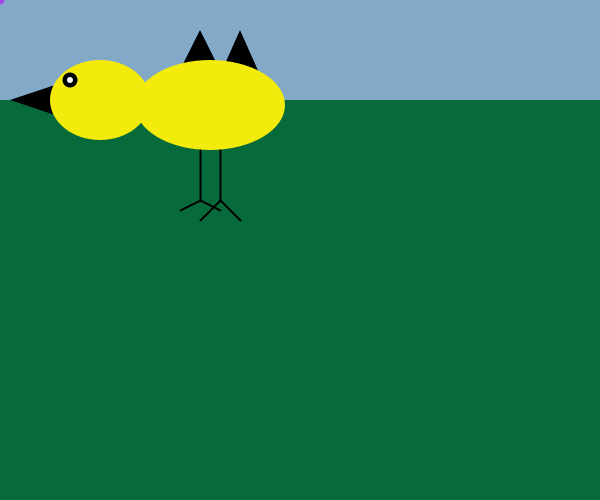
Frame 1 (no input)
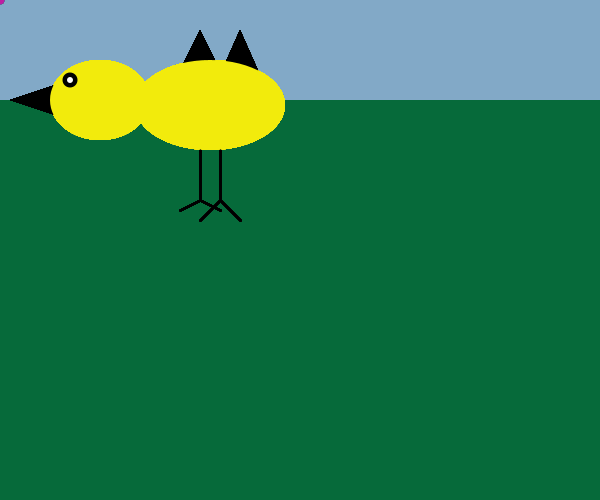
Frame 60 (the mouse pressed at the canvas centre just before this capture)
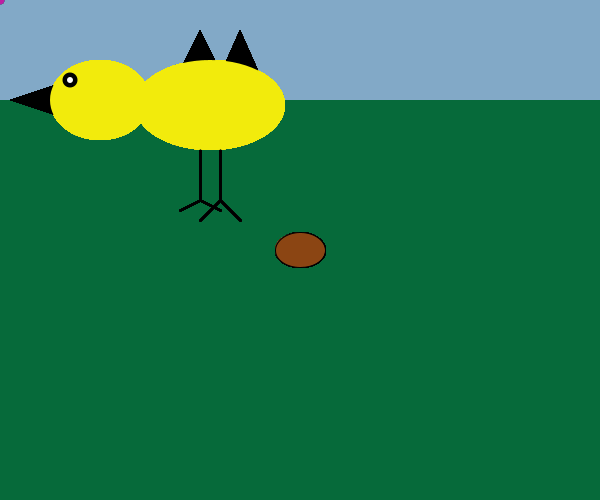
Frame 120 (the mouse held since frame 60 and released just before this capture)

The Processing sketch that drew these frames (run headless with seeded random() and noise(); from frame 60 on, the mouse is pressed at the canvas centre):

// Processing sketch: processing_24297
// ── processing_24297.pde

void setup () {
  size (600,500);
  smooth ();

  //sky
  noStroke ();
  //strokeWeight (1);
  fill(93,152,196, 170);
  rectMode(CORNER);
  rect(0,0, width, 100);

  //ground
  fill(6,106,58);
  rect(0,100, width, height);
}

void draw () {
  noStroke ();
  smooth();

  //Beak
  fill (0);
  triangle(10,100,70,80,70,120);

  //Head
  fill (242,235,12);
  ellipse (100,100, 100,80);

  //Wings
  fill(0);
  triangle(200,30,180,70,220,70); //wing 1
  triangle(240,30,220,75,260,75); //wing 2

  //Body
  ellipseMode (CORNER);
  fill (242,235,12);
  ellipse(135,60,150,90);

  //Eye
  ellipseMode (CENTER);
  fill(0);
  ellipse (70,80,15,15);

  //Pupil
  fill (255);
  ellipse(70,80,6,6);

  //Legs
  stroke(0);
  strokeWeight(2);
  line(200,150,200,200); //leg 1
  //line
  line(220,150,220,200); //leg 2

  //Feet 1
  line(200,200,180,210);
  line(200,200, 220,210);

  //Feet 2
  line(220,200,200,220);
  line(220,200,240,220);

  //Draw clouds when mouse in sky

  //coordinates for sky = (0,0,600,100)

  int y = mouseY;
//if mouse is in the sky then draw candy rain
  if (y < 100) { //if the mouse is on the right side of the screeen then draw
  noStroke();
  fill (random (255), random (255), random (255));
    ellipse(mouseX, mouseY, 9, 9);
    
  }
  //else if mouse is on the ground then draw rocks
  else {
    strokeWeight(1);
    fill(139,69,19);
    ellipse(mouseX, mouseY,50,35);
  }
  
 
  //
  //}


  //void setup() { size(480, 120); fill(0, 102); smooth(); noStroke();
  //}
  //Response 53
  //void draw() { ellipse(mouseX, mouseY, 9, 9);
}
